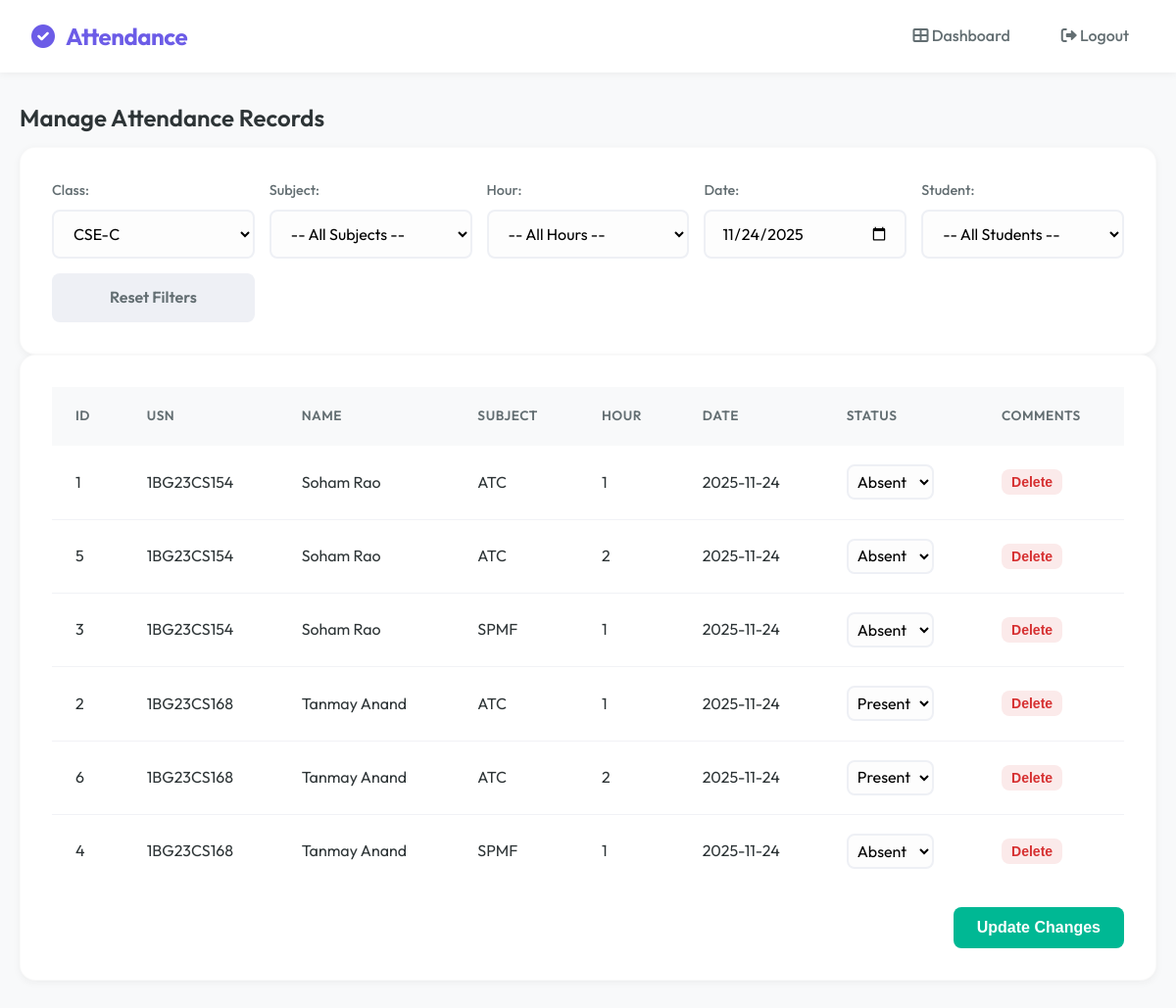
The app's page /admin/attendance?class_id=3 (signed in), older data.
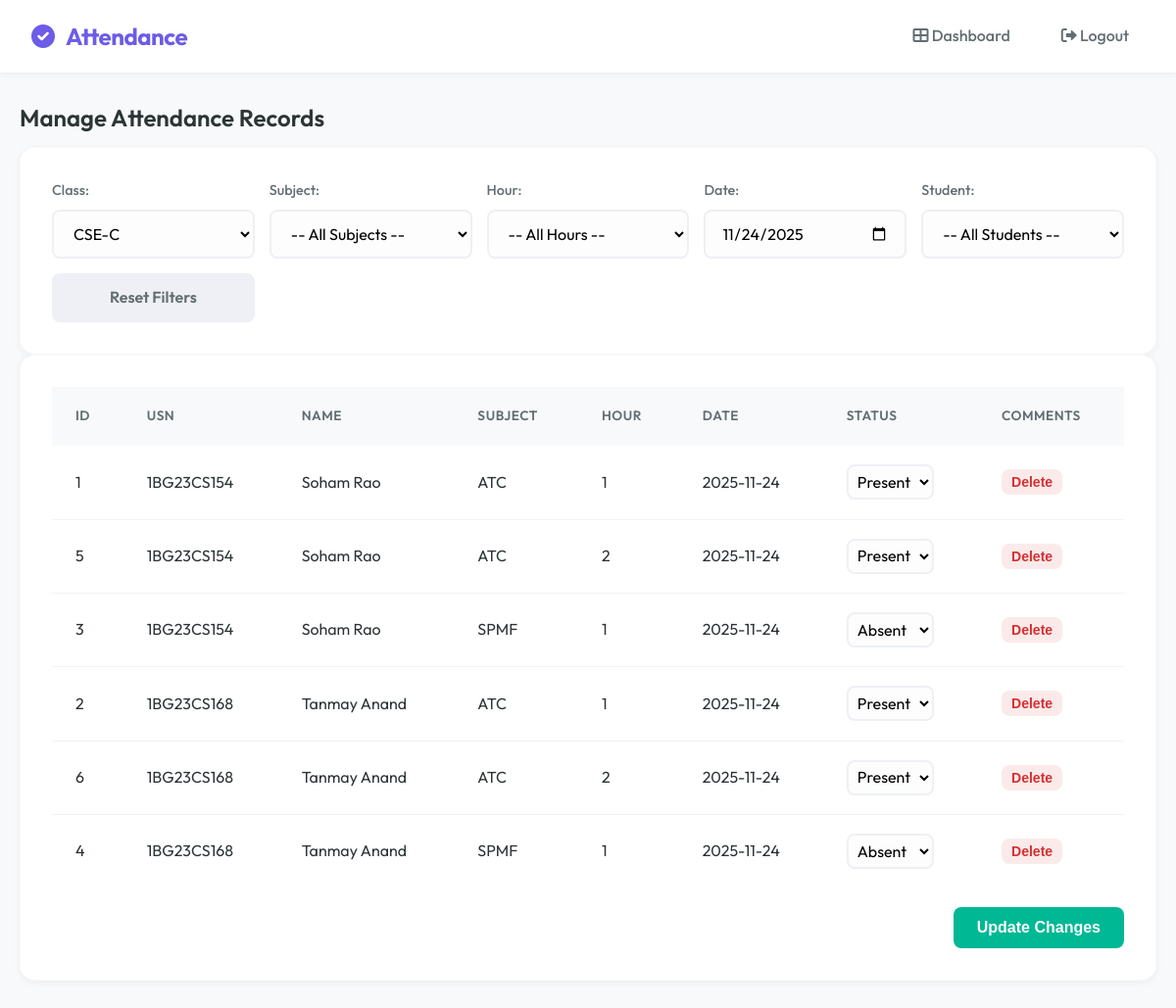
The same page, newer data.
### tables this page shows
CREATE TABLE attendance (
        id INTEGER PRIMARY KEY AUTOINCREMENT,
        student_id INTEGER,
        subject TEXT,
        date TEXT,
        status TEXT,
        hour INTEGER,
        previous_hash TEXT,
        current_hash TEXT
    );

CREATE TABLE students (
        id INTEGER PRIMARY KEY AUTOINCREMENT,
        usn TEXT UNIQUE,
        name TEXT,
        dob TEXT,
        class_id INTEGER,
        face_encoding BLOB
    );

### app.py (the view, shortened to what this page needs)
@app.route("/admin/attendance", methods=["GET", "POST"])
def admin_attendance():
    role = session.get("role")
    if role not in ["admin", "teacher"]:
        return "Unauthorized", 403
    conn = sqlite3.connect('attendance.db')
    c = conn.cursor()
    class_id = request.args.get("class_id")
    subject = request.args.get("subject")
    hour = request.args.get("hour")
    date = request.args.get("date", datetime.date.today().strftime("%Y-%m-%d"))
    student_id = request.args.get("student_id")
    try:
        class_id_int = int(class_id) if class_id else None
    except:
        class_id_int = None
    if role == "teacher":
        teacher_id = session["username"]
        c.execute("""
            SELECT DISTINCT c.id, c.class_name
            FROM classes c
            JOIN teacher_assignments ta ON c.id = ta.class_id
            WHERE ta.teacher_id=?
        """, (teacher_id,))
    else:
        c.execute("SELECT id, class_name FROM classes")
    classes = c.fetchall()
    subjects = []
    students_list = []
    attendance_records = []
    if class_id_int:
        if role == "teacher":
            teacher_id = session["username"]
            c.execute("""
                SELECT subject FROM teacher_assignments
                WHERE teacher_id=? AND class_id=?
                ORDER BY subject
            """, (teacher_id, class_id_int))
        else:
            c.execute("SELECT name FROM subjects WHERE class_id=? ORDER BY name", (class_id_int,))
        subjects = [s[0] for s in c.fetchall()]
        c.execute("SELECT id, usn, name FROM students WHERE class_id=? ORDER BY name", (class_id_int,))
        students_list = c.fetchall()
        if subject:
            query = """SELECT attendance.id, students.usn, students.name, attendance.subject, attendance.hour,
                              attendance.date, attendance.status
                       FROM attendance
                       JOIN students ON attendance.student_id = students.id
                       WHERE students.class_id=? AND attendance.subject=? AND attendance.date=?"""
            params = [class_id_int, subject, date]
            if hour:
                query += " AND attendance.hour=?"
                params.append(hour)
        else:
            query = """SELECT attendance.id, students.usn, students.name, attendance.subject, attendance.hour,
                              attendance.date, attendance.status
                       FROM attendance
                       JOIN students ON attendance.student_id = students.id
                       WHERE students.class_id=? AND attendance.date=?"""
            params = [class_id_int, date]
            if hour:
                query += " AND attendance.hour=?"
                params.append(hour)
        if student_id:
            query += " AND students.id=?"
            params.append(student_id)
        query += " ORDER BY students.usn, attendance.subject, attendance.hour"
        c.execute(query, params)
        attendance_records = c.fetchall()
        c.execute("""
            SELECT DISTINCT attendance_id
            FROM pending_attendance_changes
            WHERE attendance_id IN (SELECT id FROM attendance WHERE student_id IN
                (SELECT id FROM students WHERE class_id=?))
        """, (class_id_int,))
        pending_ids = {row[0] for row in c.fetchall()}
    conn.close()
    return render_template(
        "admin_attendance.html",
        classes=classes,
        subjects=subjects,
        students_list=students_list,
        attendance_records=attendance_records,
        selected_class=class_id_int,
        selected_subject=subject,
        selected_hour=hour,
        selected_date=date,
        selected_student=int(student_id) if student_id else None,
        pending_ids=pending_ids if class_id_int else set()
    )

### templates/admin_attendance.html (shortened to what the changed rows need)
{% extends "base.html" %}
{% block content %}
<h2>Manage Attendance Records</h2>
{% if attendance_records %}
<div class="card">
    <form method="POST"
        action="/admin/attendance?class_id={{ selected_class or '' }}&subject={{ selected_subject or '' }}&hour={{ selected_hour or '' }}&date={{ selected_date or '' }}&student_id={{ selected_student or '' }}">
        <table>
            <thead>
                <tr>
                    <th>ID</th>
                    <th>USN</th>
                    <th>Name</th>
                    <th>Subject</th>
                    <th>Hour</th>
                    <th>Date</th>
                    <th>Status</th>
                    <th>Comments</th>
                </tr>
            </thead>
            <tbody>
                {% for record in attendance_records %}
                <tr {% if record[0] in pending_ids %}class="pending-change"{% endif %}>
                    <td>{{ record[0] }}</td>
                    <td>{{ record[1] }}</td>
                    <td>{{ record[2] }}</td>
                    <td>{{ record[3] }}</td>
                    <td>{{ record[4] }}</td>
                    <td>{{ record[5] }}</td>
                    <td>
                        <select name="status_{{ record[0] }}" class="status-select"
                            data-original-status="{{ record[6] }}" data-row-id="{{ record[0] }}"
                            onchange="highlightChangedRow(this)" style="padding: 5px; width: auto;">
                            <option value="Present" {% if record[6]=='Present' %}selected{% endif %}>Present</option>
                            <option value="Absent" {% if record[6]=='Absent' %}selected{% endif %}>Absent</option>
                        </select>
                    </td>
                    <td>
                        {% if session['role'] == 'teacher' %}
                        <textarea name="individual_{{ record[0] }}" class="individual-comment-input"
                            placeholder="Individual comment (optional)" rows="2" disabled
                            style="width: 100%; padding: 5px; font-size: 0.9rem; resize: vertical;"></textarea>
                        {% elif session['role'] == 'admin' %}
                        <button type="submit" formaction="/delete_attendance/{{ record[0] }}" class="btn btn-danger"
                            style="padding: 5px 10px; font-size: 14px;">Delete</button>
                        {% endif %}
                    </td>
                </tr>
                {% endfor %}
            </tbody>
        </table>
    </form>
</div>
{% else %}
<div class="alert alert-info">
    <i class="fas fa-info-circle"></i> No attendance records found for the selected filters.
</div>
{% endif %}
{% endblock %}

Row changes from the older to the newer data that the page shows:
changed attendance id 1: status+id "Absent" → "Present"
changed attendance id 5: status+id "Absent" → "Present"
